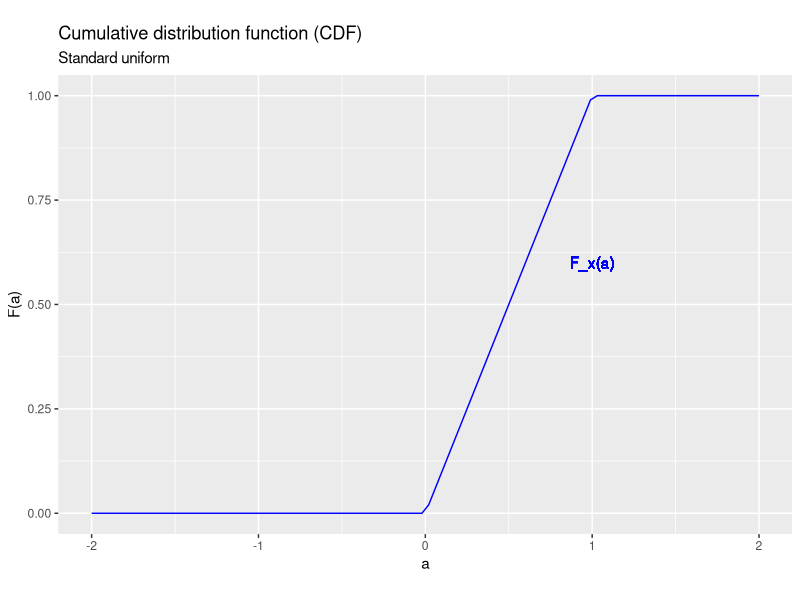
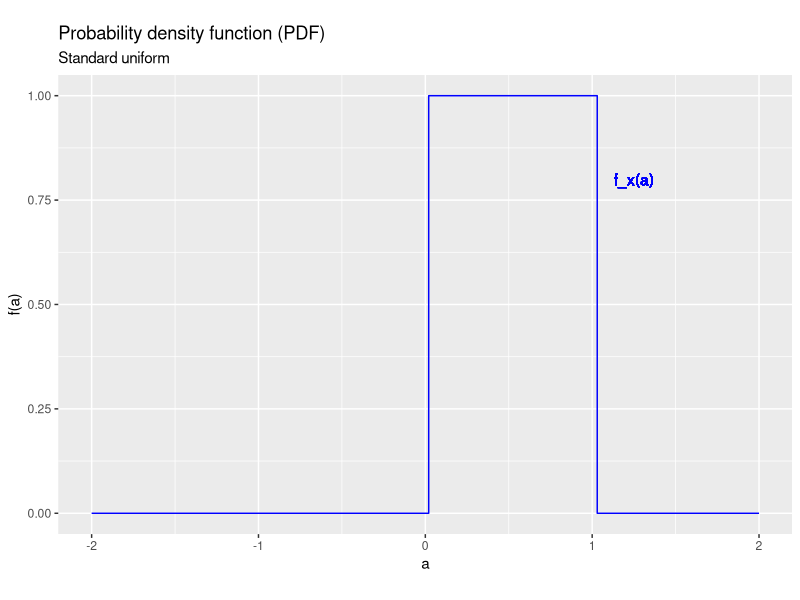
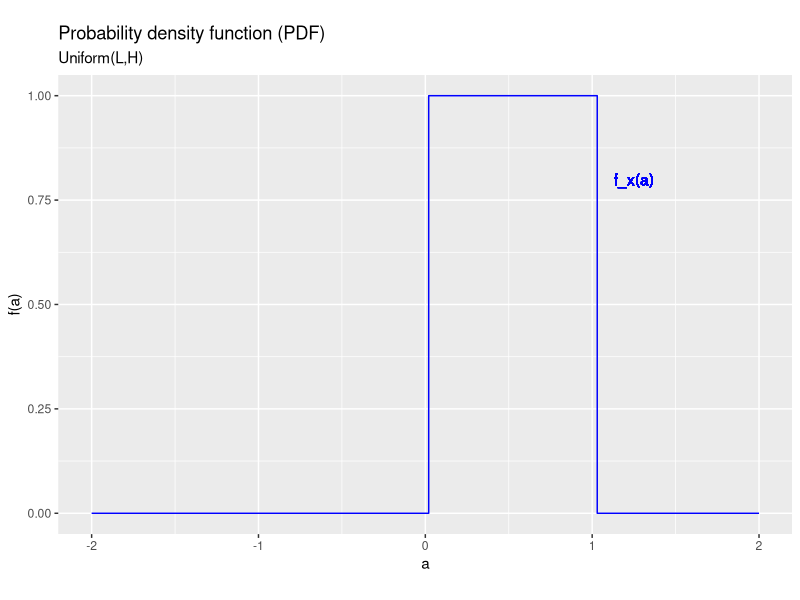
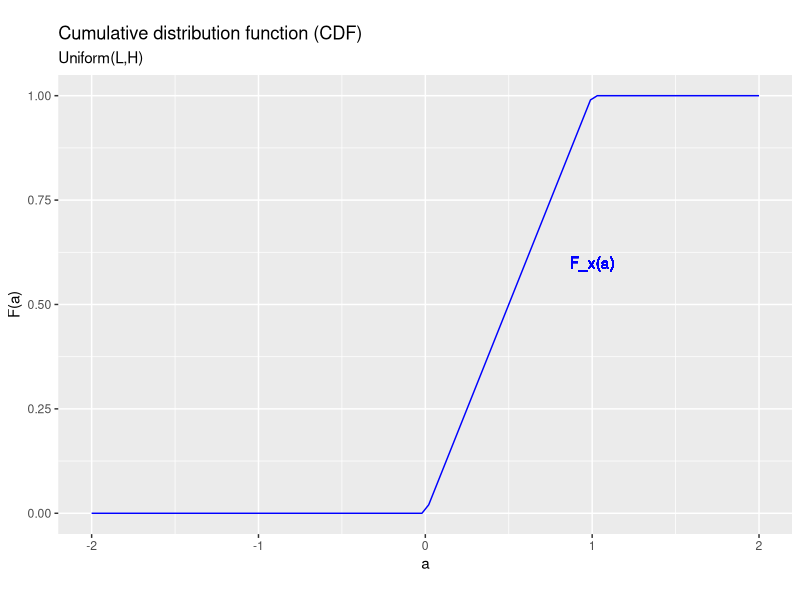
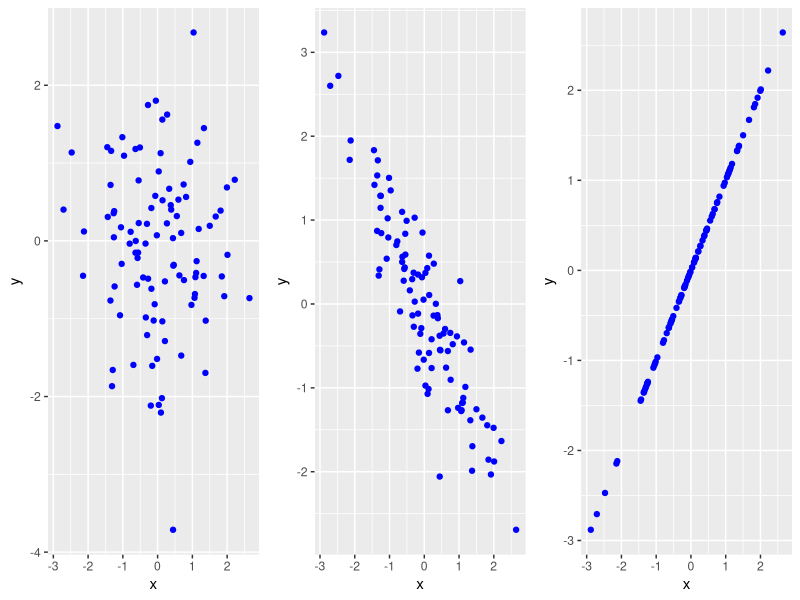
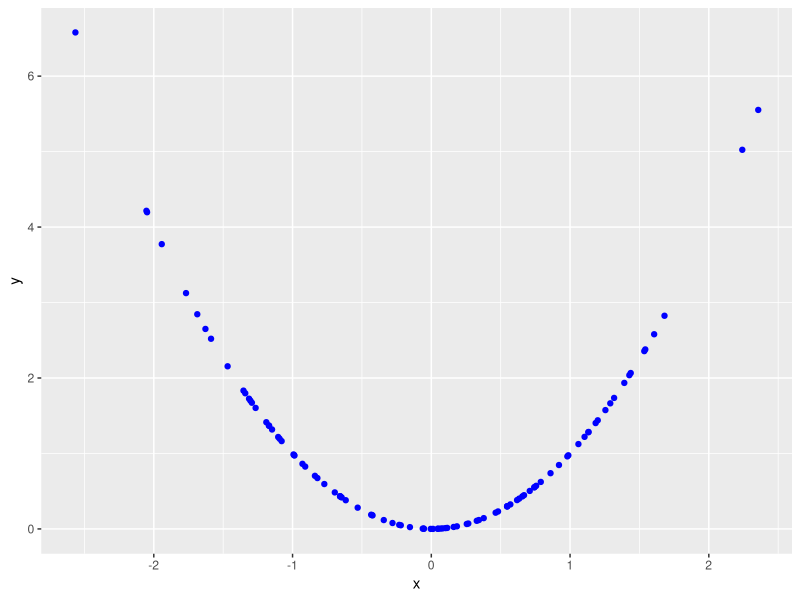

Here is the R script that generated these plots, in order:
## ---- chunk 1
knitr::opts_chunk$set(echo = FALSE,
                      prompt = FALSE,
                      tidy = TRUE,
                      collapse = TRUE)
library("tidyverse")
## ---- chunk 2
UniformDist <- tibble(a=seq(from=-2,to=2,length.out=100),
                      Fa=punif(seq(from=-2,to=2,length.out=100)),
                      fa=dunif(seq(from=-2,to=2,length.out=100)))
ggplot(data=UniformDist,mapping=aes(x=a,y=Fa)) +
  geom_line(col = "blue") +
  geom_text(x=1,y=0.6,col="blue",label="F_x(a)") +
  xlab("a") +
  ylab("F(a)") +
  labs(title = "Cumulative distribution function (CDF)", 
       subtitle = "Standard uniform", 
       caption = "", 
       tag = "")
## ---- chunk 3
ggplot(data=UniformDist,mapping=aes(x=a,y=fa)) +
  geom_step(col = "blue") +
  geom_text(x=1.25,y=0.8,col="blue",label="f_x(a)") +
  xlab("a") +
  ylab("f(a)") +
  labs(title = "Probability density function (PDF)", 
       subtitle = "Standard uniform", 
       caption = "", 
       tag = "")
## ---- chunk 4
ggplot(data=UniformDist,mapping=aes(x=a,y=fa)) +
  geom_step(col = "blue") +
  geom_text(x=1.25,y=0.8,col="blue",label="f_x(a)") +
  xlab("a") +
  ylab("f(a)") +
  labs(title = "Probability density function (PDF)", 
       subtitle = "Uniform(L,H)", 
       caption = "", 
       tag = "")
## ---- chunk 5
UniformDist <- tibble(a=seq(from=-2,to=2,length.out=100),
                      Fa=punif(seq(from=-2,to=2,length.out=100)),
                      fa=dunif(seq(from=-2,to=2,length.out=100)))
ggplot(data=UniformDist,mapping=aes(x=a,y=Fa)) +
  geom_line(col = "blue") +
  geom_text(x=1,y=0.6,col="blue",label="F_x(a)") +
  xlab("a") +
  ylab("F(a)") +
  labs(title = "Cumulative distribution function (CDF)", 
       subtitle = "Uniform(L,H)", 
       caption = "", 
       tag = "")
## ---- chunk 6
simdata <- tibble(x = rnorm(100),
                  y1 = rnorm(100),
                  y2 = (-x+0.5*y1)/sqrt(1.25),
                  y3 = x)
p1 <- ggplot(data = simdata, mapping = aes(x = x)) +
  geom_point(aes(y=y1),col="blue") +
  xlab("x") + 
  ylab("y")
p2 <- ggplot(data = simdata, mapping = aes(x = x)) +
  geom_point(aes(y=y2),col="blue") +
  xlab("x") + 
  ylab("y")
p3 <- ggplot(data = simdata, mapping = aes(x = x)) +
  geom_point(aes(y=y3),col="blue") +
  xlab("x") + 
  ylab("y")
library("cowplot")
plot_grid(p1,p2,p3,ncol=3,nrow=1)
## ---- chunk 7
simdata <- tibble(x = rnorm(100),
                  y = x^2)
ggplot(data = simdata, mapping = aes(x = x, y =y)) +
  geom_point(col="blue") +
  xlab("x") + 
  ylab("y")
